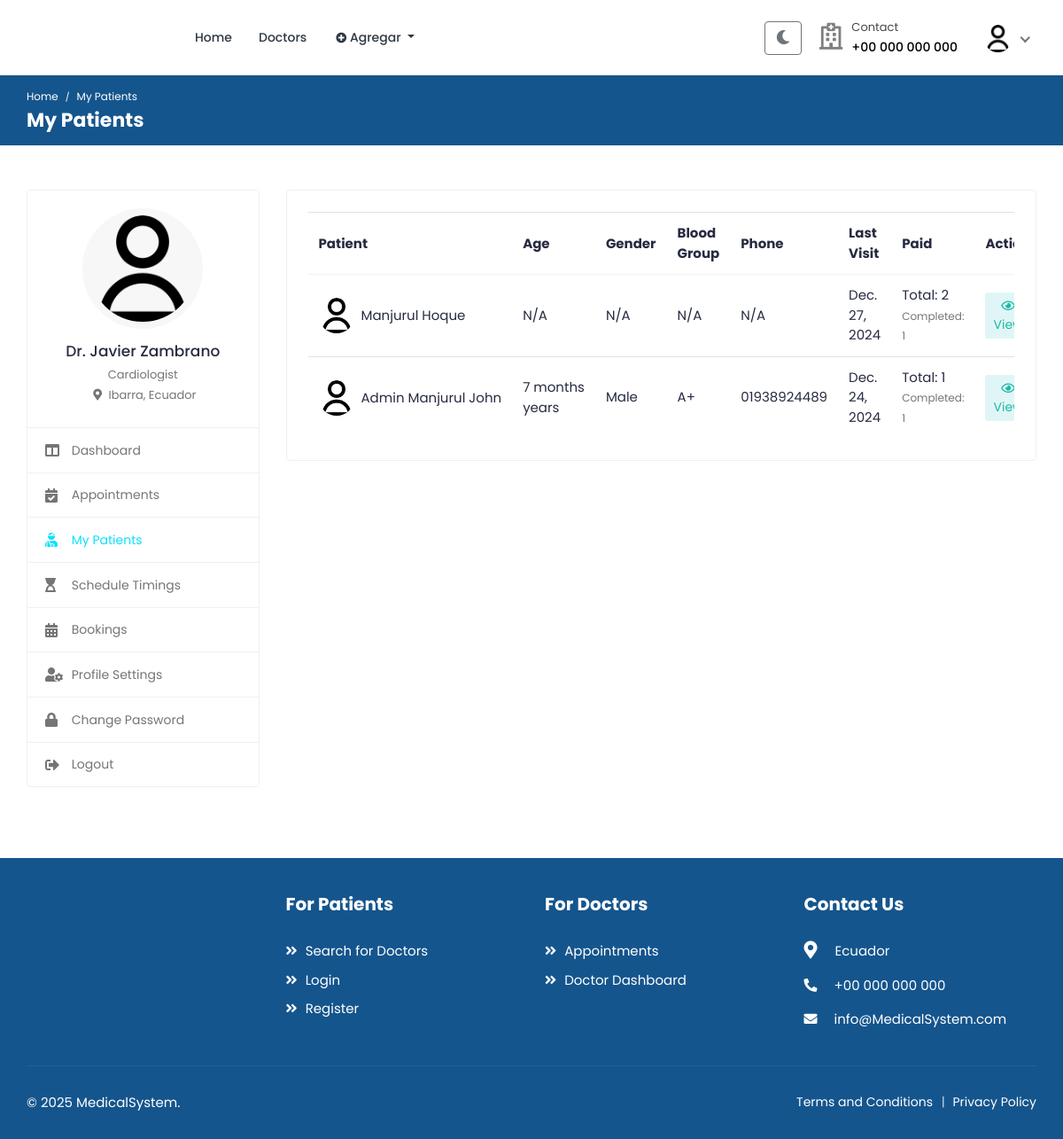
The page /doctors/my-patients/ (signed in) on the database as committed earlier.
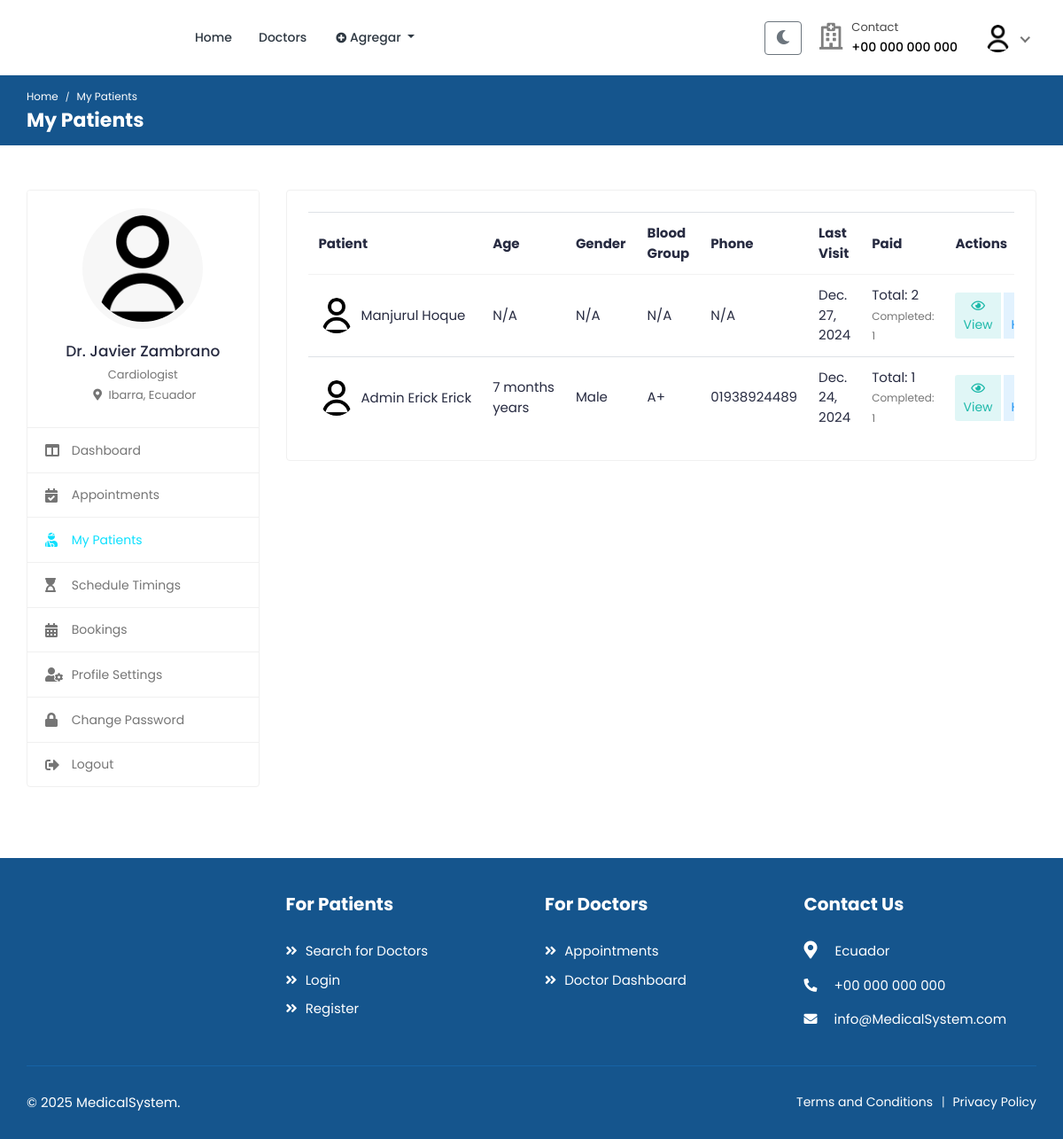
The same page on the database as committed later.
### accounts/models.py (models this page shows, shortened)
class User(AbstractUser):
    class RoleChoices(models.TextChoices):
        DOCTOR = "doctor", "Doctor"
        PATIENT = "patient", "Patient"
    username = models.CharField(max_length=30, unique=True)
    role = models.CharField(
        choices=RoleChoices.choices,
        max_length=20,
        default="patient",
        error_messages={"required": "Role must be provided"},
    )
    email = models.EmailField(
        blank=True,
        error_messages={
            "unique": "A user with that email already exists.",
        },
    )
    first_name = models.CharField(max_length=150, blank=True)
    last_name = models.CharField(max_length=150, blank=True)
    registration_number = models.IntegerField(null=True, blank=True)
    USERNAME_FIELD = "username"
    REQUIRED_FIELDS = []
    objects = CustomUserManager()
    def get_full_name(self):
        full_name = "%s %s" % (self.first_name, self.last_name)
        return full_name.strip() or self.username

class Profile(models.Model):
    user = models.OneToOneField(User, on_delete=models.CASCADE, related_name="profile")
    avatar = models.ImageField(default="defaults/user.png", upload_to=profile_photo_directory_path)
    image = models.ImageField(upload_to='profiles/', null=True, blank=True)
    bio = models.TextField(blank=True, null=True)
    phone = models.CharField(max_length=20, blank=True, null=True)
    dob = models.DateField(blank=True, null=True)
    about = models.TextField(blank=True, null=True)
    specialization = models.CharField(max_length=255, blank=True, null=True)
    gender = models.CharField(max_length=10,
                              choices=
                              [("male", "Male"),
                               ("female", "Female"),
                               ("other", "Other")],blank=True,)
    address = models.TextField(blank=True, null=True)
    city = models.CharField(max_length=100, blank=True)
    state = models.CharField(max_length=100, blank=True)
    postal_code = models.CharField(max_length=20, blank=True)
    country = models.CharField(max_length=100, blank=True)
    price_per_consultation = models.DecimalField(max_digits=10, decimal_places=2, null=True, blank=True)
    is_available = models.BooleanField(default=True)
    blood_group = models.CharField(max_length=5,
        choices=[
            ("A+", "A+"),
            ("A-", "A-"),
            ("B+", "B+"),
            ("B-", "B-"),
            ("O+", "O+"),
            ("O-", "O-"),
            ("AB+", "AB+"),
            ("AB-", "AB-"),
        ],
        blank=True,
        null=True,
    )
    allergies = models.TextField(blank=True, null=True)
    medical_conditions = models.TextField(blank=True, null=True)
    experience = models.PositiveIntegerField(default=0)
    @property
    def image(self):
        return (
            self.avatar.url
            if self.avatar.storage.exists(self.avatar.name)
            else f"{settings.MEDIA_URL}defaults/user.png"
        )

### bookings/models.py (models this page shows, shortened)
class Booking(models.Model):
    STATUS_CHOICES = (
        ('pending', 'Pendiente'),
        ('confirmed', 'Confirmada'),
        ('cancelled', 'Cancelada'),
        ('completed', 'Completada'),
        ('no_show', 'No Show'),
    )
    CONSULTATION_TYPES = (
        ('normal', 'Consulta General'),
        ('specialty', 'Consulta por Especialidad'),
    )
    doctor = models.ForeignKey(
        settings.AUTH_USER_MODEL,
        on_delete=models.CASCADE,
        related_name="appointments",
        limit_choices_to={"role": "doctor"},
    )
    patient = models.ForeignKey(
        settings.AUTH_USER_MODEL,
        on_delete=models.CASCADE,
        related_name="patient_appointments",
        limit_choices_to={"role": "patient"},
    )
    appointment_date = models.DateField()
    appointment_time = models.TimeField()
    booking_date = models.DateTimeField(auto_now_add=True)
    status = models.CharField(
        max_length=20,
        choices=STATUS_CHOICES,
        default="pending",
    )
    notes = models.TextField(blank=True, null=True)
    consultation_type = models.CharField(
        max_length=20,
        choices=CONSULTATION_TYPES,
        default="normal",
        verbose_name="Tipo de consulta"
    )
    medical_history_file = models.FileField(
        upload_to='medical_histories/',
        blank=True,
        null=True,
        verbose_name="Archivo de historial médico"
    )
    payment_status = models.BooleanField(
        default=False,
        verbose_name="Estado de pago"
    )
    amount_paid = models.DecimalField(
        max_digits=10,
        decimal_places=2,
        null=True,
        blank=True,
        verbose_name="Monto pagado"
    )
    class Meta:
        ordering = ['-appointment_date', '-appointment_time']
        verbose_name = "Cita"
        verbose_name_plural = "Citas"
    class Meta:
        ordering = ["-appointment_date", "-appointment_time"]
        verbose_name = "Cita"
        verbose_name_plural = "Citas"
        unique_together = ["doctor", "appointment_date", "appointment_time"]

### doctors/views.py (the view)
# urls.py: path("my-patients/", MyPatientsView.as_view(), name="my-patients"),
class MyPatientsView(DoctorRequiredMixin, ListView):
    template_name = "doctors/my-patients.html"
    context_object_name = "patients"
    def get_queryset(self):
        return (
            User.objects.filter(
                patient_appointments__doctor=self.request.user, role="patient"
            )
            .distinct()
            .select_related("profile")
        )
    def get_context_data(self, **kwargs):
        context = super().get_context_data(**kwargs)
        patient_stats = {}
        for patient in context["patients"]:
            stats = Booking.objects.filter(
                doctor=self.request.user, patient=patient
            ).aggregate(
                total_appointments=Count("id"),
                completed_appointments=Count(
                    "id", filter=Q(status="completed")
                ),
            )
            patient_stats[patient.id] = stats
        context["patient_stats"] = patient_stats
        return context

### accounts/managers.py (called while the page is built)
    def get(self, *args, **kwargs):
        return super().select_related("profile").get(*args, **kwargs)

### doctors/templatetags/doctor_tags.py (called while the page is built)
@register.filter
def get_item(dictionary, key):
    return dictionary.get(key)

@register.filter
def split(value, arg):
    return value.split(arg)

### mixins/custom_mixins.py (called while the page is built)
    def dispatch(self, request, *args, **kwargs):
        if not request.user.is_authenticated:
            return super().dispatch(request, *args, **kwargs)
        if not (request.user.role == "doctor" or request.user.is_staff):
            return self.handle_no_permission()
        return super().dispatch(request, *args, **kwargs)

### templates/doctors/my-patients.html (shortened to what the changed rows need)
{% extends 'includes/doctor-sidebar.html' %}
{% load static %}
{% load doctor_tags %}
{% block page_name2 %}My Patients{% endblock %}
{% block main %}
<div class="row">
    <div class="col-md-12">
        <div class="card">
            <div class="card-body">
                <div class="table-responsive">
                    {% if patients %}
                    <table class="table table-hover table-center mb-0">
                        <thead>
                            <tr>
                                <th>Patient</th>
                                <th>Age</th>
                                <th>Gender</th>
                                <th>Blood Group</th>
                                <th>Phone</th>
                                <th>Last Visit</th>
                                <th>Paid</th>
                                <th>Actions</th>
                            </tr>
                        </thead>
                        <tbody>
                            {% for patient in patients %}
                            <tr>
                                <td>
                                    <h2 class="table-avatar">
                                        <a href="#" class="avatar avatar-sm mr-2">
                                            <img class="avatar-img rounded-circle" src="{{ patient.profile.image }}" alt="User Image">
                                        </a>
                                        <a href="#">{{ patient.get_full_name }}</a>
                                    </h2>
                                </td>
                                <td>
                                    {% if patient.profile.dob %}
                                        {{ patient.profile.dob|timesince|split:" "|first }} years
                                    {% else %}
                                        N/A
                                    {% endif %}
                                </td>
                                <td>{{ patient.profile.gender|title|default:"N/A" }}</td>
                                <td>{{ patient.profile.blood_group|default:"N/A" }}</td>
                                <td>{{ patient.profile.phone|default:"N/A" }}</td>
                                <td>
                                    {% with last_visit=patient.patient_appointments.filter.first %}
                                        {% if last_visit %}
                                            {{ last_visit.appointment_date }}
                                        {% else %}
                                            N/A
                                        {% endif %}
                                    {% endwith %}
                                </td>
                                <td>
                                    {% with stats=patient_stats|get_item:patient.id %}
                                        <span class="d-block">Total: {{ stats.total_appointments }}</span>
                                        <small class="text-muted">Completed: {{ stats.completed_appointments }}</small>
                                    {% endwith %}
                                </td>
                                <td>
                                    <div class="btn-group">
                                        <a href="#" class="btn btn-sm bg-info-light mr-1" data-toggle="modal" data-target="#patient_details_{{ patient.id }}">
                                            <i class="far fa-eye"></i> View
                                        </a>
                                        <a href="{% url 'doctors:appointment-history' patient.id %}" class="btn btn-sm bg-primary-light">
                                        </a>
                                    </div>
                                </td>
                            </tr>
                            {% endfor %}
                        </tbody>
                    </table>
                    {% else %}
                    <div class="text-center">
                        <p class="text-muted mt-2 mb-2">No patients found</p>
                    </div>
                    {% endif %}
                </div>
            </div>
        </div>
    </div>
</div>
{% endblock %}

Rows that differ between the two databases and show on the page:
changed User "Male": get_full_name "Admin Manjurul John" → "Admin Erick Erick"
